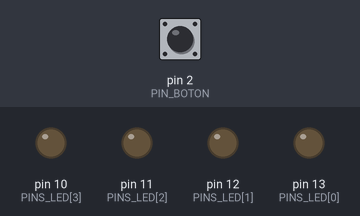
This sketch was run on a simulated Arduino Uno, built with avr-gcc and run on an emulated ATmega328P. On the bench: output pins drawn as LEDs (lit = HIGH). The inputs (shaded band) are chosen by the test bench; at power-on: pin 2 (PIN_BOTON) LOW.

Above: at 1.2 s.
1.3 s: pin 2 (PIN_BOTON) pulled HIGH for 0.15 s
At 2.1 s:
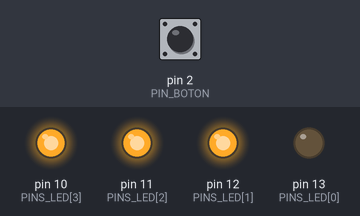
3.0 s: pin 2 (PIN_BOTON) pulled HIGH for 1 s
At 3.8 s:
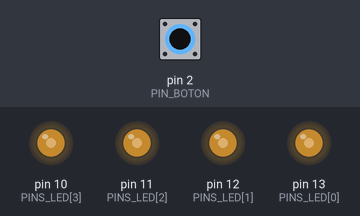
5.5 s: pin 2 (PIN_BOTON) pulled HIGH for 0.15 s
At 6.5 s:
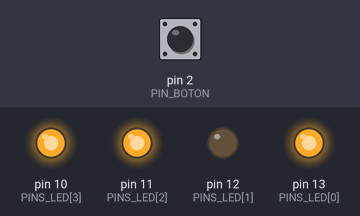
7.2 s: pin 2 (PIN_BOTON) pulled HIGH for 3.2 s
At 11.6 s:
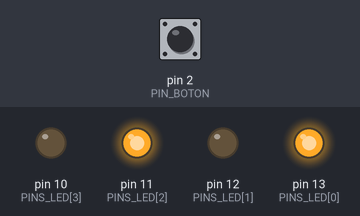
11.9 s: pin 2 (PIN_BOTON) pulled HIGH for 0.15 s
At 12.6 s:
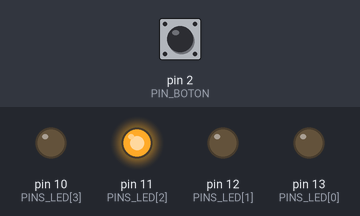
13.6 s: pin 2 (PIN_BOTON) pulled HIGH for 1 s
At 16.0 s:
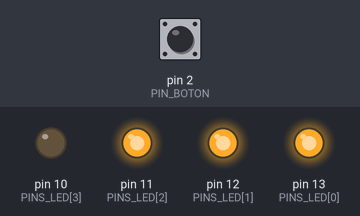
Timing chart, 0 to 17.1 s (numbered marks = the images above; inputs shaded):
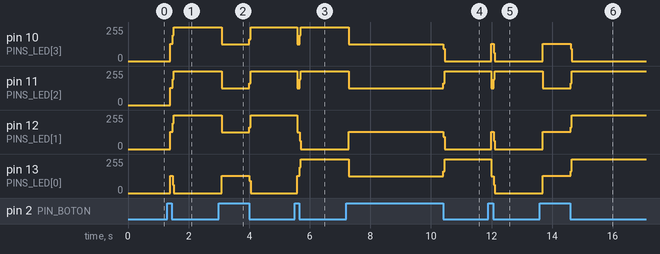

Measured:
- after the input at 1.3 s, pin 10 (PINS_LED[3]), pin 11 (PINS_LED[2]), pin 12 (PINS_LED[1]): 0/255 → 128/255 after 0.09 s, → 255/255 0.08 s later; pin 13 (PINS_LED[0]): 0/255 → 128/255 after 0.09 s, → 0/255 0.08 s later
- after the input at 3.0 s, pin 10 (PINS_LED[3]), pin 11 (PINS_LED[2]), pin 12 (PINS_LED[1]): 255/255 → 127/255 after 0.09 s, → 255/255 0.92 s later; pin 13 (PINS_LED[0]): 0/255 → 128/255 after 0.09 s, → 0/255 0.92 s later
- after the input at 5.5 s, pin 10 (PINS_LED[3]), pin 11 (PINS_LED[2]): 255/255 → 127/255 after 0.09 s, → 255/255 0.08 s later; pin 12 (PINS_LED[1]): 255/255 → 127/255 after 0.09 s, → 0/255 0.08 s later; pin 13 (PINS_LED[0]): 0/255 → 128/255 after 0.09 s, → 255/255 0.08 s later
- after the input at 7.2 s, pin 10 (PINS_LED[3]): 255/255 → 127/255 after 0.09 s, → 0/255 3.1 s later; pin 11 (PINS_LED[2]), pin 13 (PINS_LED[0]): 255/255 → 127/255 after 0.09 s, → 255/255 3.1 s later; pin 12 (PINS_LED[1]): 0/255 → 128/255 after 0.09 s, → 0/255 3.1 s later
- after the input at 11.9 s, pin 10 (PINS_LED[3]), pin 12 (PINS_LED[1]): 0/255 → 128/255 after 0.09 s, → 0/255 0.08 s later; pin 11 (PINS_LED[2]): 255/255 → 127/255 after 0.09 s, → 255/255 0.08 s later; pin 13 (PINS_LED[0]): 255/255 → 127/255 after 0.09 s, → 0/255 0.08 s later
- after the input at 13.6 s, pin 10 (PINS_LED[3]): 0/255 → 128/255 after 0.09 s, → 0/255 0.92 s later; pin 11 (PINS_LED[2]): 255/255 → 127/255 after 0.09 s, → 255/255 0.92 s later; pin 12 (PINS_LED[1]), pin 13 (PINS_LED[0]): 0/255 → 128/255 after 0.09 s, → 255/255 0.92 s later

The sketch:

Practica1.ino
```cpp
const int PINS_LED[] = { 13, 12, 11, 10 };
const int N_PINS = 4;
const int MIN_VALOR = 0;
const int MAX_VALOR = (int)pow(N_PINS, 2) - 1;
int contador = MIN_VALOR;

const int PIN_BOTON = 2;
int estado_boton = LOW;
int ultimo_estado_boton = estado_boton;
unsigned long lastDebounceTime = 0;  // the last time the output pin was toggled
unsigned long debounceDelay = 50;    // the debounce time; increase if the output flickers

void setup()
{
  for (int i = 0; i < N_PINS; i++)
  {
    pinMode(PINS_LED[i], OUTPUT);
  }
  pinMode(PIN_BOTON, INPUT);
}

void loop()
{
  int lectura = digitalRead(PIN_BOTON);
  if (lectura != ultimo_estado_boton)
  {
    lastDebounceTime = millis();
  }

  if ((millis() - lastDebounceTime) > debounceDelay)
  {
    if (lectura != estado_boton)
    {
      estado_boton = lectura;
      // ¿Meter el incremento aqui?
    }

    if (estado_boton == HIGH) {
      contador++;

      if (contador > MAX_VALOR)
      {
        contador = MIN_VALOR;
      }

      for (int pin_led = N_PINS - 1; pin_led >= 0; pin_led--)
      {
        int k = contador >> pin_led;
        digitalWrite(PINS_LED[pin_led], k & 1);
      }
    }
  }
  ultimo_estado_boton = lectura;
}
```
